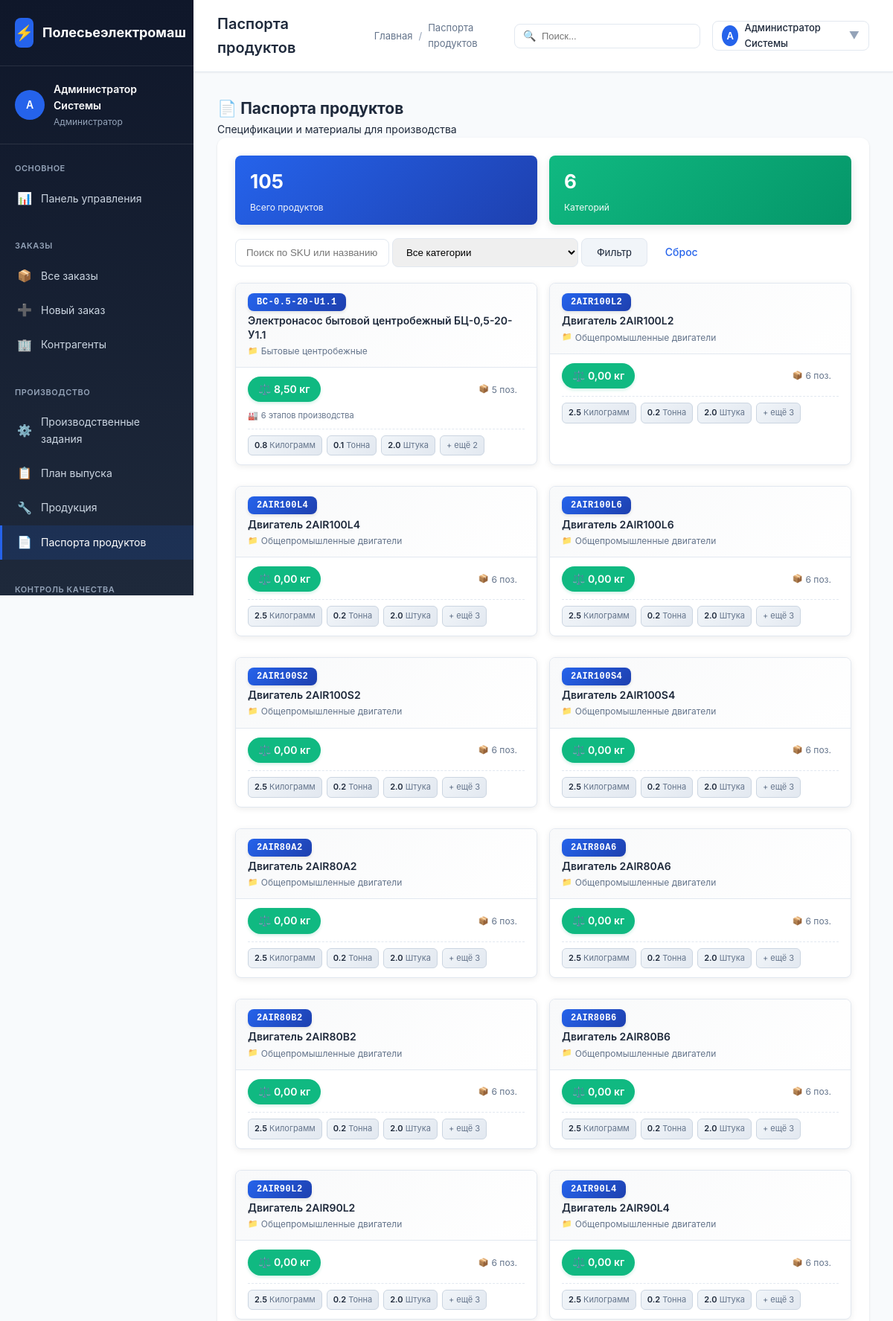
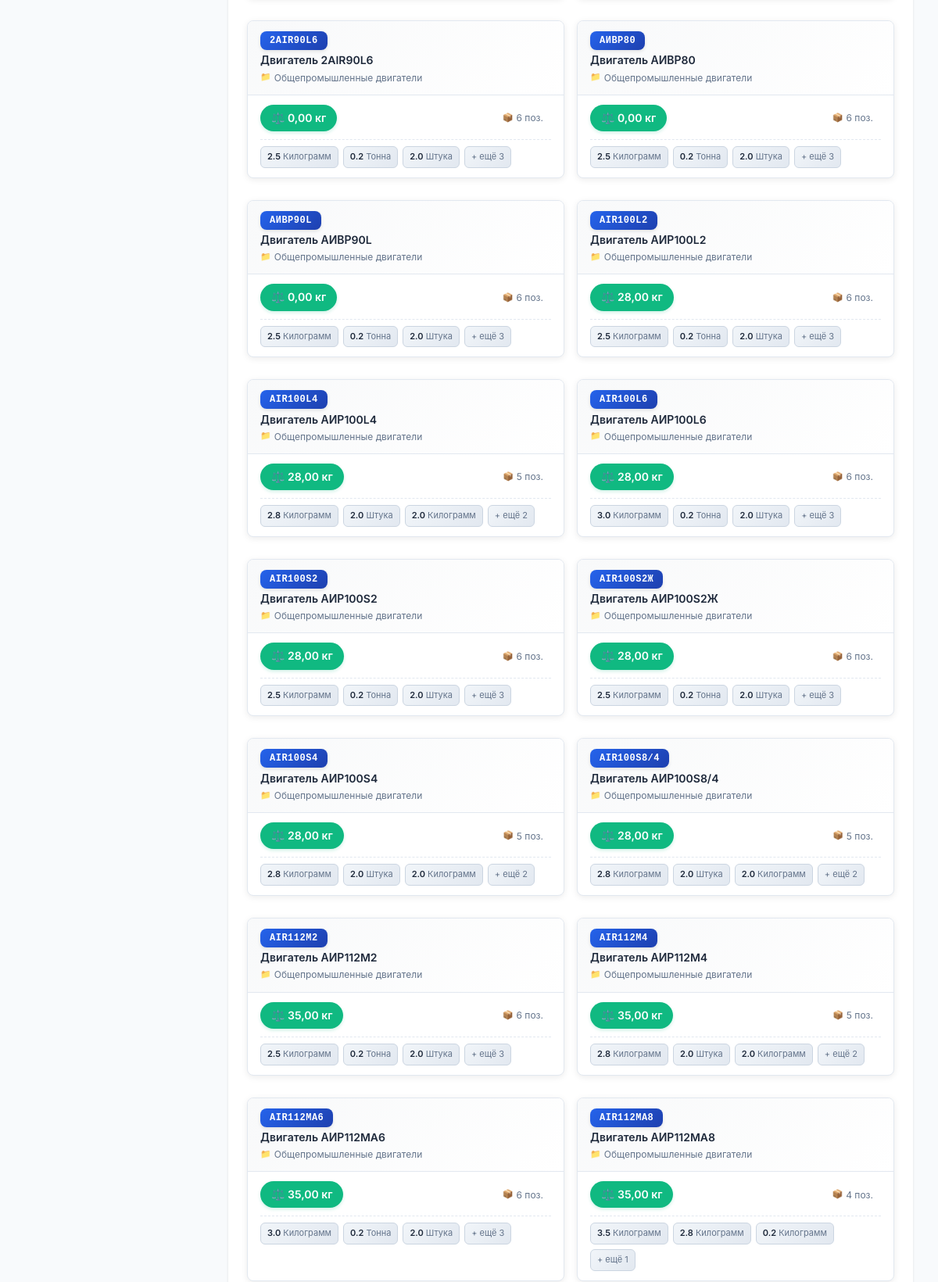
The page /polesie/modules/products/passports.php (signed in, upper part) on the database its author committed (2 pictures, top to bottom).
### tables this page shows
CREATE TABLE `users` (
  `id` INT AUTO_INCREMENT PRIMARY KEY,
  `username` VARCHAR(50) NOT NULL UNIQUE,
  `password_hash` VARCHAR(255) NOT NULL,
  `full_name` VARCHAR(100) NOT NULL,
  `email` VARCHAR(100),
  `role_id` INT,
  `is_active` BOOLEAN DEFAULT TRUE,
  `created_at` TIMESTAMP DEFAULT CURRENT_TIMESTAMP,
  CONSTRAINT `fk_users_role` FOREIGN KEY (`role_id`) REFERENCES `user_roles`(`id`) ON DELETE SET NULL
);

CREATE TABLE `user_roles` (
  `id` INT AUTO_INCREMENT PRIMARY KEY,
  `name` VARCHAR(100) NOT NULL,
  `code` VARCHAR(50) NOT NULL UNIQUE,
  `description` TEXT,
  `permissions` JSON
);

CREATE TABLE `products` (
  `id` INT AUTO_INCREMENT PRIMARY KEY,
  `article` VARCHAR(50) NOT NULL UNIQUE,
  `name` VARCHAR(200) NOT NULL,
  `category_id` INT,
  `base_unit_id` INT,
  `specifications` JSON,
  `image` VARCHAR(255),
  `base_price` DECIMAL(15,2),
  `currency` CHAR(3) DEFAULT 'BYN',
  `is_active` BOOLEAN DEFAULT TRUE,
  `created_at` TIMESTAMP DEFAULT CURRENT_TIMESTAMP,
  CONSTRAINT `fk_prod_category` FOREIGN KEY (`category_id`) REFERENCES `product_categories`(`id`) ON DELETE SET NULL,
  CONSTRAINT `fk_prod_unit` FOREIGN KEY (`base_unit_id`) REFERENCES `base_units`(`id`) ON DELETE SET NULL
);

CREATE TABLE `product_categories` (
  `id` INT AUTO_INCREMENT PRIMARY KEY,
  `parent_id` INT,
  `name` VARCHAR(100) NOT NULL,
  `name_ru` VARCHAR(100),
  `code` VARCHAR(50) UNIQUE,
  `description` TEXT,
  CONSTRAINT `fk_prod_cat_parent` FOREIGN KEY (`parent_id`) REFERENCES `product_categories`(`id`) ON DELETE CASCADE
);

CREATE TABLE `product_passports` (
  `id` INT AUTO_INCREMENT PRIMARY KEY,
  `product_id` INT NOT NULL UNIQUE,
  `total_weight_kg` DECIMAL(10,3) DEFAULT 0,
  `warranty_months` INT DEFAULT 12,
  `is_serial_tracked` BOOLEAN DEFAULT FALSE,
  `production_notes` TEXT,
  `quality_requirements` TEXT,
  `created_at` TIMESTAMP DEFAULT CURRENT_TIMESTAMP,
  `updated_at` TIMESTAMP DEFAULT CURRENT_TIMESTAMP ON UPDATE CURRENT_TIMESTAMP,
  CONSTRAINT `fk_pp_product` FOREIGN KEY (`product_id`) REFERENCES `products`(`id`) ON DELETE CASCADE
);

CREATE TABLE `product_passport_materials` (
  `id` INT AUTO_INCREMENT PRIMARY KEY,
  `passport_id` INT NOT NULL,
  `material_id` INT NOT NULL,
  `quantity` DECIMAL(10,3) DEFAULT 0,
  `unit_id` INT,
  `weight_kg` DECIMAL(10,3) DEFAULT 0,
  `percentage` DECIMAL(5,2) DEFAULT 0,
  `sort_order` INT DEFAULT 0,
  `notes` TEXT,
  CONSTRAINT `fk_ppm_passport` FOREIGN KEY (`passport_id`) REFERENCES `product_passports`(`id`) ON DELETE CASCADE,
  CONSTRAINT `fk_ppm_material` FOREIGN KEY (`material_id`) REFERENCES `materials`(`id`) ON DELETE CASCADE,
  CONSTRAINT `fk_ppm_unit` FOREIGN KEY (`unit_id`) REFERENCES `base_units`(`id`) ON DELETE SET NULL
);

CREATE TABLE `base_units` (
  `id` INT AUTO_INCREMENT PRIMARY KEY,
  `name` VARCHAR(50) NOT NULL,
  `code` VARCHAR(20) NOT NULL UNIQUE,
  `symbol` VARCHAR(10)
);

### polesie/modules/products/passports.php (the view, shortened to what the rows shown need)
<?php
require_once __DIR__ . '/../../config/config.php';
$user = getCurrentUser();
$pdo = getDbConnection();
$pageTitle = 'Паспорта продуктов';
$query = "
    SELECT
        pp.id as passport_id,
        p.id as product_id,
        p.article as sku,
        p.name as product_name,
        pc.name as category_name,
        pc.code as category_code,
        pp.total_weight_kg,
        pp.warranty_months,
        pp.is_serial_tracked,
        pp.production_notes,
        pp.quality_requirements,
        p.specifications
    FROM products p
    LEFT JOIN product_passports pp ON pp.product_id = p.id
    LEFT JOIN product_categories pc ON p.category_id = pc.id
    WHERE p.is_active = TRUE
";
$params = [];
$query .= " ORDER BY pc.name, p.name";
$stmt = $pdo->prepare($query);
$stmt->execute($params);
$passports = $stmt->fetchAll();
?>
<!DOCTYPE html>
<html lang="ru">
<head>
    <link rel="stylesheet" href="<?= asset('assets/css/style.css') ?>">
</head>
<body>
    <div class="app-container">
        <?php include BASE_PATH . '/includes/sidebar.php'; ?>
        <div class="main-content">
            <?php include BASE_PATH . '/includes/topbar.php'; ?>
            <div class="content-area">
                <div class="content">
                    <div class="page-header">
                        <div class="page-header-title">
                            <h2>📄 Паспорта продуктов</h2>
                        </div>
                    </div>
                    <div class="card">
                        <div class="card-body">
                            <div style="margin-top: 20px;">
                                <?php if (empty($passports)): ?>
                                    <div class="empty-state">
                                        <div class="empty-state-icon">📄</div>
                                        <h3>Паспорта не найдены</h3>
                                        <p>Паспорта продуктов создаются в базе данных или измените параметры поиска</p>
                                    </div>
                                <?php else: ?>
                                    <div style="display: grid; grid-template-columns: repeat(auto-fill, minmax(350px, 1fr)); gap: 16px;">
                                        <?php foreach ($passports as $index => $passport): ?>
                                            <?php
                                            $matStmt = $pdo->prepare("
                                                SELECT
                                                    ppm.quantity,
                                                    bu.name as unit,
                                                    m.code as material_code,
                                                    m.name_full as material_name,
                                                    mc.name as material_category
                                                FROM product_passport_materials ppm
                                                JOIN materials m ON ppm.material_id = m.id
                                                LEFT JOIN material_categories mc ON m.category_id = mc.id
                                                LEFT JOIN base_units bu ON ppm.unit_id = bu.id
                                                WHERE ppm.passport_id = :passport_id
                                                ORDER BY ppm.sort_order, m.name_full
                                            ");
                                            $matStmt->execute([':passport_id' => $passport['passport_id']]);
                                            $materials = $matStmt->fetchAll();
                                            $stageStmt = $pdo->prepare("
                                                SELECT
                                                    rco.operation_number,
                                                    rco.name as operation_name,
                                                    rco.description,
                                                    rco.time_norm_hours,
                                                    ps.name as stage_name,
                                                    ps.color as stage_color,
                                                    rco.work_center,
                                                    rco.equipment
                                                FROM route_card_operations rco
                                                LEFT JOIN production_stages ps ON rco.stage_id = ps.id
                                                WHERE rco.route_card_id IN (
                                                    SELECT id FROM route_cards WHERE product_id = :product_id AND is_active = TRUE
                                                )
                                                ORDER BY rco.sort_order, rco.operation_number
                                            ");
                                            $stageStmt->execute([':product_id' => $passport['product_id']]);
                                            $stages = $stageStmt->fetchAll();
                                            ?>
                                            <div class="passport-card" data-passport-id="<?= $passport['passport_id'] ?>" onclick="openPassportModal(this)">
                                                <div class="passport-card-header">
                                                    <div style="flex: 1;">
                                                        <span class="passport-sku"><?= e($passport['sku']) ?></span>
                                                        <div class="passport-title"><?= e($passport['product_name']) ?></div>
                                                        <div class="passport-category"><?= e($passport['category_name'] ?? 'Без категории') ?></div>
                                                    </div>
                                                </div>
                                                <div class="passport-card-body">
                                                    <div class="card-info-row">
                                                        <span class="weight-badge">⚖️ <?= number_format($passport['total_weight_kg'] ?? 0, 2, ',', ' ') ?> кг</span>
                                                        <span class="materials-count"><?= count($materials) ?> поз.</span>
                                                    </div>
                                                    <?php if (count($stages) > 0): ?>
                                                        <div style="margin-top: 8px; font-size: 11px; color: var(--text-secondary); display: flex; align-items: center; gap: 4px;">
                                                            <span>🏭</span>
                                                            <span><?= count($stages) ?> этапов производства</span>
                                                        </div>
                                                    <?php endif; ?>
                                                    <div class="materials-preview">
                                                        <?php
                                                        $previewMaterials = array_slice($materials, 0, 3);
                                                        foreach ($previewMaterials as $mat):
                                                        ?>
                                                            <span class="material-tag">
                                                                <strong><?= number_format($mat['quantity'], 1) ?></strong> <?= e($mat['unit'] ?? 'шт') ?>
                                                            </span>
                                                        <?php endforeach; ?>
                                                        <?php if (count($materials) > 3): ?>
                                                            <span class="material-tag">+ ещё <?= count($materials) - 3 ?></span>
                                                        <?php endif; ?>
                                                    </div>
                                                </div>
                                            </div>
                                        <?php endforeach; ?>
                                    </div>
                                <?php endif; ?>
                            </div>
                        </div>
                    </div>
                </div>
            </div>
        </div>
    </div>
</body>
</html>

### polesie/includes/sidebar.php (shortened to what the rows shown need)
<div class="sidebar">
    <div class="sidebar-user">
        <div class="sidebar-user-info">
            <div class="sidebar-user-avatar">
                <?= mb_substr($user['full_name'], 0, 1) ?>
            </div>
            <div class="sidebar-user-details">
                <div class="sidebar-user-name"><?= e($user['full_name']) ?></div>
                <div class="sidebar-user-role"><?= e($user['role_name']) ?></div>
            </div>
        </div>
    </div>
</div>

### polesie/includes/topbar.php (shortened to what the rows shown need)
<div class="topbar">
    <div class="topbar-left">
        <h1 class="topbar-title"><?= e($pageTitle) ?></h1>
    </div>
    <div class="topbar-right">
        <div style="position: relative;">
            <div class="topbar-action" onclick="toggleProfileMenu()" style="width: auto; padding: 8px 12px; gap: 8px;">
                <div style="width: 28px; height: 28px; background: var(--primary-color); border-radius: 50%; display: flex; align-items: center; justify-content: center; color: white; font-size: 13px; font-weight: 600;">
                    <?= mb_substr($user['full_name'], 0, 1) ?>
                </div>
                <span style="font-size: 13px; font-weight: 500;"><?= e($user['full_name']) ?></span>
                <span style="color: var(--text-muted);">▼</span>
            </div>
        </div>
    </div>
</div>

### rows shown on the page
users: full_name "А", full_name "Администратор Системы", role.name "Администратор"
products: article "BC-0.5-20-U1.1", name "Электронасос бытовой центробежный БЦ-0,5-20-У1.1", category.name "Бытовые центробежные", product_passports.total_weight_kg "8,50", count($materials) "5", count($stages) "6", count($materials) - 3 "2"
product_passport_materials: quantity "0.8", unit.name "Килограмм"
product_passport_materials: quantity "0.1", unit.name "Тонна"
product_passport_materials: quantity "2.0", unit.name "Штука"
products: article "2AIR100L2", name "Двигатель 2AIR100L2", category.name "Общепромышленные двигатели", total_weight_kg "0,00", count($materials) "6", count($materials) - 3 "3"
product_passport_materials: quantity "2.5", unit.name "Килограмм"
product_passport_materials: quantity "0.2", unit.name "Тонна"
product_passport_materials: quantity "2.0", unit.name "Штука"
products: article "2AIR100L4", name "Двигатель 2AIR100L4", category.name "Общепромышленные двигатели", total_weight_kg "0,00", count($materials) "6", count($materials) - 3 "3"
products: article "2AIR100L6", name "Двигатель 2AIR100L6", category.name "Общепромышленные двигатели", total_weight_kg "0,00", count($materials) "6", count($materials) - 3 "3"
products: article "2AIR100S2", name "Двигатель 2AIR100S2", category.name "Общепромышленные двигатели", total_weight_kg "0,00", count($materials) "6", count($materials) - 3 "3"
products: article "2AIR100S4", name "Двигатель 2AIR100S4", category.name "Общепромышленные двигатели", total_weight_kg "0,00", count($materials) "6", count($materials) - 3 "3"
products: article "2AIR80A2", name "Двигатель 2AIR80A2", category.name "Общепромышленные двигатели", total_weight_kg "0,00", count($materials) "6", count($materials) - 3 "3"
products: article "2AIR80A6", name "Двигатель 2AIR80A6", category.name "Общепромышленные двигатели", total_weight_kg "0,00", count($materials) "6", count($materials) - 3 "3"
products: article "2AIR80B2", name "Двигатель 2AIR80B2", category.name "Общепромышленные двигатели", total_weight_kg "0,00", count($materials) "6", count($materials) - 3 "3"
products: article "2AIR80B6", name "Двигатель 2AIR80B6", category.name "Общепромышленные двигатели", total_weight_kg "0,00", count($materials) "6", count($materials) - 3 "3"
products: article "2AIR90L2", name "Двигатель 2AIR90L2", category.name "Общепромышленные двигатели", total_weight_kg "0,00", count($materials) "6", count($materials) - 3 "3"
products: article "2AIR90L4", name "Двигатель 2AIR90L4", category.name "Общепромышленные двигатели", total_weight_kg "0,00", count($materials) "6", count($materials) - 3 "3"
products: article "2AIR90L6", name "Двигатель 2AIR90L6", category.name "Общепромышленные двигатели", total_weight_kg "0,00", count($materials) "6", count($materials) - 3 "3"
products: article "АИВР80", name "Двигатель АИВР80", category.name "Общепромышленные двигатели", total_weight_kg "0,00", count($materials) "6", count($materials) - 3 "3"
products: article "АИВР90L", name "Двигатель АИВР90L", category.name "Общепромышленные двигатели", total_weight_kg "0,00", count($materials) "6", count($materials) - 3 "3"
products: article "AIR100L2", name "Двигатель АИР100L2", category.name "Общепромышленные двигатели", product_passports.total_weight_kg "28,00", count($materials) "6", count($materials) - 3 "3"
products: article "AIR100L4", name "Двигатель АИР100L4", category.name "Общепромышленные двигатели", product_passports.total_weight_kg "28,00", count($materials) "5", count($materials) - 3 "2"
product_passport_materials: quantity "2.8", unit.name "Килограмм"
product_passport_materials: quantity "2.0", unit.name "Килограмм"
products: article "AIR100L6", name "Двигатель АИР100L6", category.name "Общепромышленные двигатели", product_passports.total_weight_kg "28,00", count($materials) "6", count($materials) - 3 "3"
product_passport_materials: quantity "3.0", unit.name "Килограмм"
product_passport_materials: quantity "0.2", unit.name "Тонна"
product_passport_materials: quantity "2.0", unit.name "Штука"
products: article "AIR100S2", name "Двигатель АИР100S2", category.name "Общепромышленные двигатели", product_passports.total_weight_kg "28,00", count($materials) "6", count($materials) - 3 "3"
products: article "AIR100S2Ж", name "Двигатель АИР100S2Ж", category.name "Общепромышленные двигатели", product_passports.total_weight_kg "28,00", count($materials) "6", count($materials) - 3 "3"
products: article "AIR100S4", name "Двигатель АИР100S4", category.name "Общепромышленные двигатели", product_passports.total_weight_kg "28,00", count($materials) "5", count($materials) - 3 "2"
products: article "AIR100S8/4", name "Двигатель АИР100S8/4", category.name "Общепромышленные двигатели", product_passports.total_weight_kg "28,00", count($materials) "5", count($materials) - 3 "2"
products: article "AIR112M2", name "Двигатель АИР112M2", category.name "Общепромышленные двигатели", product_passports.total_weight_kg "35,00", count($materials) "6", count($materials) - 3 "3"
products: article "AIR112M4", name "Двигатель АИР112M4", category.name "Общепромышленные двигатели", product_passports.total_weight_kg "35,00", count($materials) "5", count($materials) - 3 "2"
products: article "AIR112MA6", name "Двигатель АИР112MA6", category.name "Общепромышленные двигатели", product_passports.total_weight_kg "35,00", count($materials) "6", count($materials) - 3 "3"
products: article "AIR112MA8", name "Двигатель АИР112MA8", category.name "Общепромышленные двигатели", product_passports.total_weight_kg "35,00", count($materials) "4", count($materials) - 3 "1"
product_passport_materials: quantity "3.5", unit.name "Килограмм"
product_passport_materials: quantity "2.8", unit.name "Килограмм"
product_passport_materials: quantity "0.2", unit.name "Килограмм"

### other values the page prints
$pageTitle "Паспорта продуктов"
$totalProducts "105"
count($categories) "6"
